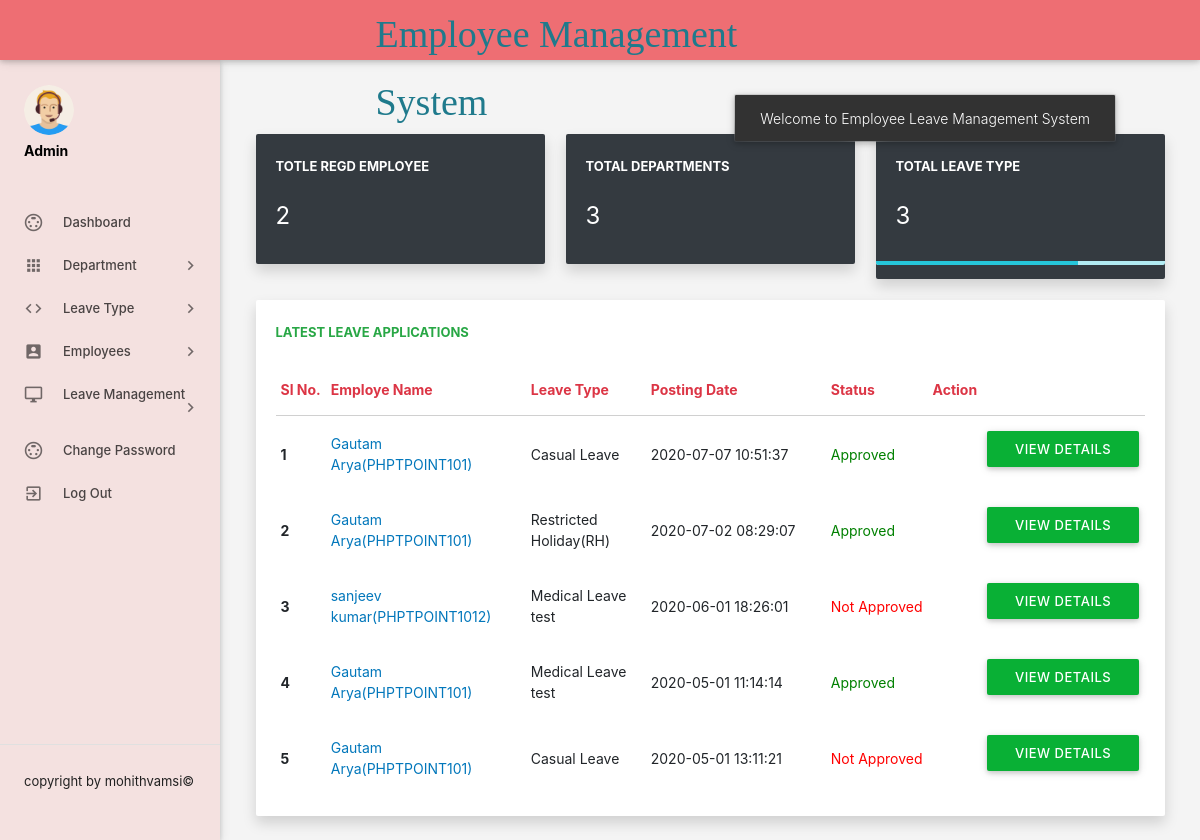
Screenshot of /admin/dashboard.php (signed in) with the database file from the repository.
### tables this page shows
CREATE TABLE `tblleaves` (
  `id` int(11) NOT NULL,
  `LeaveType` varchar(110) NOT NULL,
  `ToDate` varchar(120) NOT NULL,
  `FromDate` varchar(120) NOT NULL,
  `Description` mediumtext NOT NULL,
  `PostingDate` timestamp NOT NULL DEFAULT current_timestamp(),
  `AdminRemark` mediumtext DEFAULT NULL,
  `AdminRemarkDate` varchar(120) DEFAULT NULL,
  `Status` int(1) NOT NULL,
  `IsRead` int(1) NOT NULL,
  `empid` int(11) DEFAULT NULL
);

CREATE TABLE `tblemployees` (
  `id` int(11) NOT NULL,
  `EmpId` varchar(100) NOT NULL,
  `FirstName` varchar(150) NOT NULL,
  `LastName` varchar(150) NOT NULL,
  `EmailId` varchar(200) NOT NULL,
  `Password` varchar(180) NOT NULL,
  `Gender` varchar(100) NOT NULL,
  `Dob` varchar(100) NOT NULL,
  `Department` varchar(255) NOT NULL,
  `Address` varchar(255) NOT NULL,
  `City` varchar(200) NOT NULL,
  `Country` varchar(150) NOT NULL,
  `Phonenumber` char(11) NOT NULL,
  `Status` int(1) NOT NULL,
  `RegDate` timestamp NOT NULL DEFAULT current_timestamp()
);

### admin/dashboard.php (the view, shortened to what this page needs)
<?php
include('includes/config.php');
if(strlen($_SESSION['alogin'])==0)
    {
header('location:index.php');
}
else{
?>
<!DOCTYPE html>
<html lang="en">
    <head>
        <link rel="stylesheet" href="https://maxcdn.bootstrapcdn.com/bootstrap/4.5.0/css/bootstrap.min.css">
        <link type="text/css" rel="stylesheet" href="../assets/plugins/materialize/css/materialize.css"/>
        <link href="../assets/plugins/metrojs/MetroJs.min.css" rel="stylesheet">
        <link href="../assets/plugins/weather-icons-master/css/weather-icons.min.css" rel="stylesheet">
        <link href="../assets/css/alpha.min.css" rel="stylesheet" type="text/css"/>
        <link href="../assets/css/style.css" rel="stylesheet" type="text/css"/>
    </head>
    <body>
           <?php include('includes/header.php');?>
       <?php include('includes/sidebar.php');?>
            <main class="mn-inner mt-5">
                <div class="">
                    <div class="row no-m-t no-m-b">
                    <div class="col s12 m12 col-md-4 l4">
                        <div class="card stats-card border-0 shadow bg-dark ">
                            <div class="card-content">
                                <span class="card-title text-white">Totle Regd Employee</span>
                                <span class="stats-counter text-white">
<?php
$sql = "SELECT id from tblemployees";
$query = $dbh -> prepare($sql);
$query->execute();
$empcount=$query->rowCount();
?>
                                    <span class="counter"><?php echo htmlentities($empcount);?></span></span>
                            </div>
                            <div id="sparkline-bar"></div>
                        </div>
                    </div>
                        <div class="col s12 m12 col-md-4 l4">
                        <div class="card stats-card border-0 shadow bg-dark">
                            <div class="card-content">
                                <span class="card-title text-white">Total Departments </span>
    <?php
$sql = "SELECT id from tbldepartments";
$query = $dbh -> prepare($sql);
$query->execute();
$dptcount=$query->rowCount();
?>
                                <span class="stats-counter text-white"><span class="counter"><?php echo htmlentities($dptcount);?></span></span>
                            </div>
                            <div id="sparkline-line"></div>
                        </div>
                    </div>
                    <div class="col s12 m12 col-md-4 l4">
                        <div class="card stats-card border-0 shadow bg-dark">
                            <div class="card-content">
                                <span class="card-title text-white">Total leave Type</span>
                                    <?php
$sql = "SELECT id from  tblleavetype";
$query = $dbh -> prepare($sql);
$query->execute();
$leavtypcount=$query->rowCount();
?>
                                <span class="stats-counter text-white"><span class="counter"><?php echo htmlentities($leavtypcount);?></span></span>
                            </div>
                            <div class="progress stats-card-progress">
                                <div class="determinate" style="width: 70%"></div>
                            </div>
                        </div>
                    </div>
                </div>
                    <div class="row no-m-t no-m-b">
                        <div class="col s12 m12 l12 col-md-12">
                            <div class="card invoices-card border-0 shadow">
                                <div class="card-content">
                                    <span class="card-title text-success">Latest Leave Applications</span>
                             <table id="example" class="display responsive-table bg-transparent">
                                    <thead>
                                        <tr>
                                            <th class="text-danger">Sl No.</th>
                                            <th width="200" class="text-danger">Employe Name</th>
                                            <th width="120" class="text-danger">Leave Type</th>
                                             <th width="180" class="text-danger">Posting Date</th>
                                            <th class="text-danger">Status</th>
                                            <th align="center" class="text-danger text-center" >Action</th>
                                        </tr>
                                    </thead>
                                    <tbody>
<?php $sql = "SELECT tblleaves.id as lid,tblemployees.FirstName,tblemployees.LastName,tblemployees.EmpId,tblemployees.id,tblleaves.LeaveType,tblleaves.PostingDate,tblleaves.Status from tblleaves join tblemployees on tblleaves.empid=tblemployees.id order by lid desc limit 6";
$query = $dbh -> prepare($sql);
$query->execute();
$results=$query->fetchAll(PDO::FETCH_OBJ);
$cnt=1;
if($query->rowCount() > 0)
{
foreach($results as $result)
{
      ?>
                                        <tr>
                                            <td> <b><?php echo htmlentities($cnt);?></b></td>
                                              <td><a href="editemployee.php?empid=<?php echo htmlentities($result->id);?>" target="_blank"><?php echo htmlentities($result->FirstName." ".$result->LastName);?>(<?php echo htmlentities($result->EmpId);?>)</a></td>
                                            <td><?php echo htmlentities($result->LeaveType);?></td>
                                            <td><?php echo htmlentities($result->PostingDate);?></td>
                                                                       <td><?php $stats=$result->Status;
if($stats==1){
                                             ?>
                                                 <span style="color: green">Approved</span>
                                                 <?php } if($stats==2)  { ?>
                                                <span style="color: red">Not Approved</span>
                                                 <?php } if($stats==0)  { ?>
 <span style="color: blue">waiting for approval</span>
 <?php } ?>
                                             </td>
          <td>
           <td><a href="leave-details.php?leaveid=<?php echo htmlentities($result->lid);?>" class="waves-effect waves-light btn blue m-b-xs"  > View Details</a></td>
                                    </tr>
                                         <?php $cnt++;} }?>
                                    </tbody>
                                </table>
                                </div>
                            </div>
                        </div>
                    </div>
                </div>
            </main>
        </div>
    </body>
</html>
<?php } ?>

### assets/css/style.css (style rules this page uses)
.btn { background:#09b035!important; }

### rows the page displays
tblleaves: tblemployees.FirstName+LastName "Gautam Arya", tblemployees.EmpId "PHPTPOINT101", LeaveType "Casual Leave", PostingDate "2020-07-07 10:51:37", Status "Approved"
tblleaves: tblemployees.FirstName+LastName "Gautam Arya", tblemployees.EmpId "PHPTPOINT101", LeaveType "Restricted Holiday(RH)", PostingDate "2020-07-02 08:29:07", Status "Approved"
tblleaves: tblemployees.FirstName+LastName "sanjeev kumar", tblemployees.EmpId "PHPTPOINT1012", LeaveType "Medical Leave test", PostingDate "2020-06-01 18:26:01", Status "Not Approved"
tblleaves: tblemployees.FirstName+LastName "Gautam Arya", tblemployees.EmpId "PHPTPOINT101", LeaveType "Medical Leave test", PostingDate "2020-05-01 11:14:14", Status "Approved"
tblleaves: tblemployees.FirstName+LastName "Gautam Arya", tblemployees.EmpId "PHPTPOINT101", LeaveType "Casual Leave", PostingDate "2020-05-01 13:11:21", Status "Not Approved"

### other values shown
$empcount "2"
$dptcount "3"
$leavtypcount "3"
